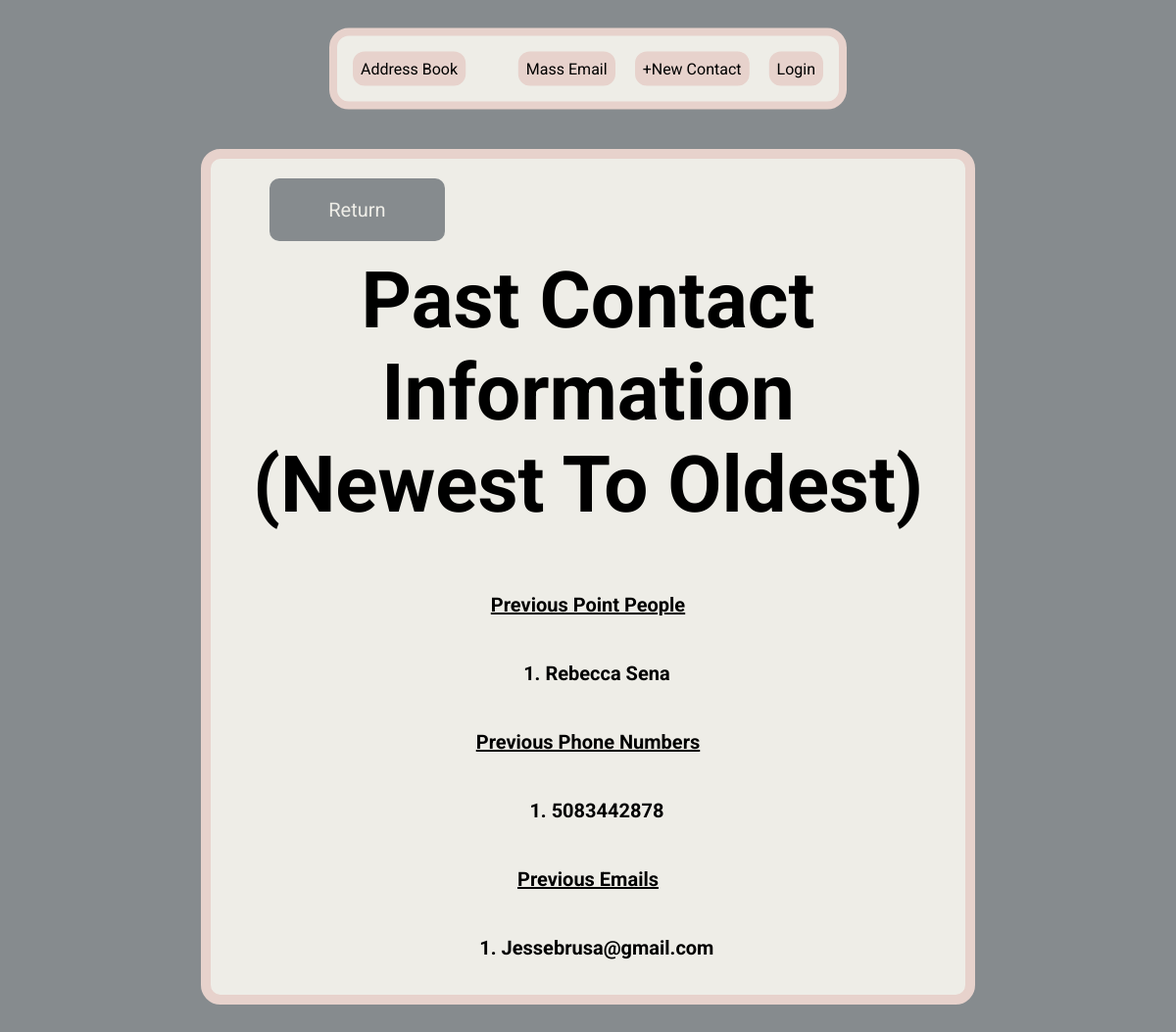
The app's page /previous-contact-data/1 with its own data.
### main.py (models this page shows)
class ContactTable(db.Model):
    __tablename__ = 'contact_table'
    id = db.Column(db.Integer, primary_key=True)
    contact_person = db.Column(db.String(250), nullable=False)
    data_base_id = db.Column(db.Integer, db.ForeignKey('database.id'))

class PhoneNumberTable(db.Model):
    __tablename__ = 'phone_number_table'
    id = db.Column(db.Integer, primary_key=True)
    phone_number = db.Column(db.String(250), nullable=False)
    data_base_id = db.Column(db.Integer, db.ForeignKey('database.id'))

class EmailTable(db.Model):
    __tablename__ = 'email_table'
    id = db.Column(db.Integer, primary_key=True)
    email = db.Column(db.String(250))
    data_base_id = db.Column(db.Integer, db.ForeignKey('database.id'))

### main.py (the view)
@app.route('/previous-contact-data/<int:id>')
def previous_contact(id):
    facility = DataBase.query.filter_by(id=id).first()
    contact_list = return_list(facility.contact_person, 'contact_person')
    phone_list = return_list(facility.phone_number, 'phone_number')
    email_list = return_list(facility.email, 'email')
    return render_template('previous.html', id=id, contact_list=contact_list,
                           phone_list=phone_list, email_list=email_list)

### resources.py (called while the page is built)
def return_list(facility_object, table_variable):
    if facility_object:
        return [getattr(item, table_variable) for item in facility_object]
    else:
        return None

### templates/previous.html
{% include 'header.html' %}
<body>
    <div class="formContainerColumn">
        <div class="returnContainer">
            <a href="{{ url_for('facility_page', id=id) }}">Return</a>
        </div>
        <h1>Past Contact Information<br>(Newest To Oldest)</h1>
        {% if contact_list %}
            <h2><u>Previous Point People</u></h2>
            <div class="previousList">
                <ol>
                    {% for contact in contact_list %}
                    <h3><li>{{ contact }}</li></h3>
                    {% endfor %}
                </ol>
            </div>
        {% endif %}
        {% if phone_list %}
            <h2><u>Previous Phone Numbers</u></h2>
            <div class="previousList">
                <ol>
                    {% for phone in phone_list %}
                        <h3><li>{{ phone }}</li></h3>
                    {% endfor %}
                </ol>
            </div>
        {% endif %}
        {% if email_list %}
            <h2><u>Previous Emails</u></h2>
            <div class="previousList">
                <ol>
                    {% for email in email_list %}
                        <h3><li>{{ email }}</li></h3>
                    {% endfor %}
                </ol>
            </div>
        {% endif %}
    </div>
</body>
</html>

### static/css/stylesheet.css (style rules this page uses)
html, body { overflow-x: hidden; }
body { background-color: #868B8E; font-family: 'Roboto', sans-serif; box-sizing: border-box; }
h1 { font-size: 80px; text-align: center; }
.formContainerColumn { display: flex; flex-direction: column; width: 65%; min-width: 475px; margin-bottom: 20px; margin-top: 20px; margin-left: auto; margin-right: auto; background-color: #EEEDE7; border-radius: 20px; border: 10px solid #E7D2CC; }
h2 { font-size: 40px; margin: 10px; }
.returnContainer { margin: 40px 60px -20px 60px; }
.returnContainer a { text-decoration: none; color: #EEEDE7; background-color: #868B8E; border-radius: 10px; padding: 20px 60px; font-size: 20px; }
h2 { text-align: center; font-size: 35px; }
h3 { font-size: 30px; }
.previousList { display: flex; justify-content: center; }
@media only screen and (max-width: 1200px) { h2 { font-size: 20px; } }
@media only screen and (max-width: 1200px) { h3 { font-size: 20px; } }

### records on screen
ContactTable: contact_person "Rebecca Sena"
PhoneNumberTable: phone_number "5083442878"
EmailTable: email "Jessebrusa@gmail.com"
